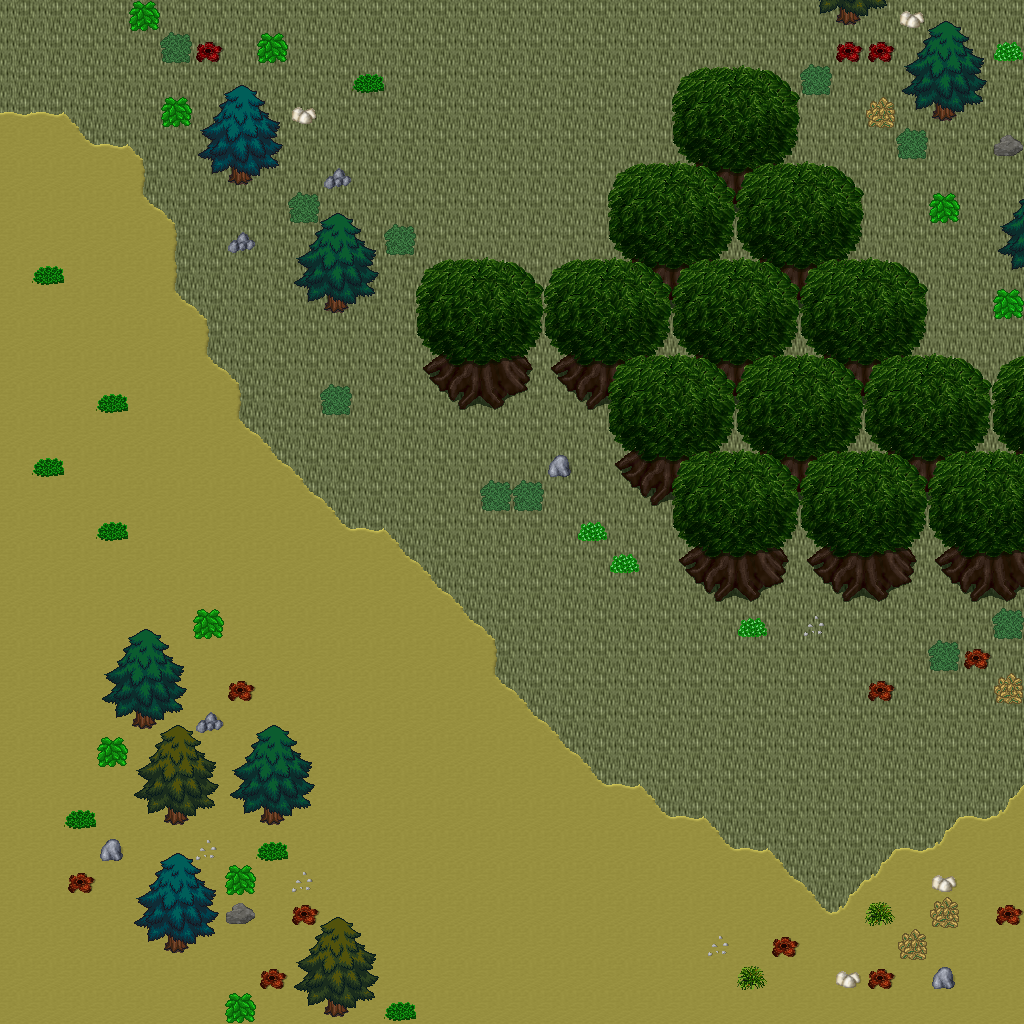

Rendered tile map (Tiled .tmx) drawn with the repository's tilesets; below, a short description and the map source with its tile grids summarised:
An orthogonal 32x32 tile map with 32x32 px tiles, 5 tile layers (Ground, Objects, Objects2, Above, ...), 1 hidden layer not drawn, 23 tilesets.

<map version="1.10" tiledversion="1.11.0" orientation="orthogonal" renderorder="right-down" width="32" height="32" tilewidth="32" tileheight="32" infinite="0" nextlayerid="11" nextobjectid="1">
 <tileset firstgid="1" name="ground_ground" tilewidth="32" tileheight="32" tilecount="33" columns="3">
  <image source="../drawable/ground_ground.png" width="96" height="352" />
 </tileset>
 <tileset firstgid="34" name="ground_ridge_earth_dark" tilewidth="32" tileheight="32" tilecount="96" columns="12">
  <image source="../drawable/ground_ridge_earth_dark.png" width="384" height="256" />
 </tileset>
 <tileset firstgid="130" name="logic_collision" tilewidth="32" tileheight="32" tilecount="1" columns="1">
  <image source="../drawable/logic_collision.png" width="32" height="32" />
 </tileset>
 <tileset firstgid="131" name="logic_creature_animal" tilewidth="32" tileheight="32" tilecount="32" columns="8">
  <image source="../drawable/logic_creature_animal.png" width="256" height="128" />
 </tileset>
 <tileset firstgid="163" name="ground_earth_edges" tilewidth="32" tileheight="32" tilecount="18" columns="6">
  <image source="../drawable/ground_earth_edges.png" width="192" height="96" />
 </tileset>
 <tileset firstgid="181" name="plant_grasses" tilewidth="32" tileheight="32" tilecount="6" columns="3">
  <image source="../drawable/plant_grasses.png" width="96" height="64" />
 </tileset>
 <tileset firstgid="187" name="ground_earth_edges_yellowgreen" tilewidth="32" tileheight="32" tilecount="15" columns="5">
  <image source="../drawable/ground_earth_edges_yellowgreen.png" width="160" height="96" />
 </tileset>
 <tileset firstgid="202" name="ground_grass_corners" tilewidth="32" tileheight="32" tilecount="24" columns="6">
  <image source="../drawable/ground_grass_corners.png" width="192" height="128" />
 </tileset>
 <tileset firstgid="226" name="plant_tree_tree_darkgreen" tilewidth="32" tileheight="32" tilecount="88" columns="8">
  <image source="../drawable/plant_tree_tree_darkgreen.png" width="256" height="352" />
 </tileset>
 <tileset firstgid="314" name="plant_tree_evergreen" tilewidth="32" tileheight="32" tilecount="36" columns="3">
  <image source="../drawable/plant_tree_evergreen.png" width="96" height="384" />
 </tileset>
 <tileset firstgid="350" name="plant_bush_various_small" tilewidth="32" tileheight="32" tilecount="9" columns="3">
  <image source="../drawable/plant_bush_various_small.png" width="96" height="96" />
 </tileset>
 <tileset firstgid="359" name="plant_bush_bushes" tilewidth="32" tileheight="32" tilecount="10" columns="5">
  <image source="../drawable/plant_bush_bushes.png" width="160" height="64" />
 </tileset>
 <tileset firstgid="369" name="building_decoration_rocks" tilewidth="32" tileheight="32" tilecount="6" columns="3">
  <image source="../drawable/building_decoration_rocks.png" width="96" height="64" />
 </tileset>
 <tileset firstgid="375" name="ground_stonecircle" tilewidth="32" tileheight="32" tilecount="81" columns="9">
  <image source="../drawable/ground_stonecircle.png" width="288" height="288" />
 </tileset>
 <tileset firstgid="456" name="ground_rock_rocks" tilewidth="32" tileheight="32" tilecount="4" columns="2">
  <image source="../drawable/ground_rock_rocks.png" width="64" height="64" />
 </tileset>
 <tileset firstgid="460" name="building_decoration_orbpedestal" tilewidth="32" tileheight="32" tilecount="2" columns="1">
  <image source="../drawable/building_decoration_orbpedestal.png" width="32" height="64" />
 </tileset>
 <tileset firstgid="462" name="building_house_chalet" tilewidth="32" tileheight="32" tilecount="56" columns="7">
  <image source="../drawable/building_house_chalet.png" width="224" height="256" />
 </tileset>
 <tileset firstgid="518" name="building_tower_chalet" tilewidth="32" tileheight="32" tilecount="16" columns="2">
  <image source="../drawable/building_tower_chalet.png" width="64" height="256" />
 </tileset>
 <tileset firstgid="534" name="plant_bush_bush_pinks" tilewidth="32" tileheight="32" tilecount="4" columns="2">
  <image source="../drawable/plant_bush_bush_pinks.png" width="64" height="64" />
 </tileset>
 <tileset firstgid="538" name="ground_dry_grass" tilewidth="32" tileheight="32" tilecount="54" columns="9">
  <image source="../drawable/ground_dry_grass.png" width="288" height="192" />
 </tileset>
 <tileset firstgid="592" name="object_rock_pillars_stone" tilewidth="32" tileheight="32" tilecount="36" columns="6">
  <image source="../drawable/object_rock_pillars_stone.png" width="192" height="192" />
 </tileset>
 <tileset firstgid="628" name="building_door_brown_door" tilewidth="32" tileheight="32" tilecount="3" columns="1">
  <image source="../drawable/building_door_brown_door.png" width="32" height="96" />
 </tileset>
 <tileset firstgid="631" name="logic_creature_fowl" tilewidth="32" tileheight="32" tilecount="6" columns="6">
  <image source="../drawable/logic_creature_fowl.png" width="192" height="32" />
 </tileset>
 <layer id="1" name="Ground" width="32" height="32">
  <data>[1024 cells, 1024 non-empty, 2 distinct tile ids]</data>
 </layer>
 <layer id="2" name="Objects" width="32" height="32">
  <data>[1024 cells, 213 non-empty, 28 distinct tile ids]</data>
 </layer>
 <layer id="3" name="Objects2" width="32" height="32">
  <data>[1024 cells, 0 non-empty, 0 distinct tile ids]</data>
 </layer>
 <layer id="4" name="Above" width="32" height="32">
  <data>[1024 cells, 193 non-empty, 30 distinct tile ids]</data>
 </layer>
 <layer id="5" name="Above2" width="32" height="32">
  <data>[1024 cells, 74 non-empty, 14 distinct tile ids]</data>
 </layer>
 <layer id="6" name="Walkable" width="32" height="32" visible="0">
  <data>[1024 cells, 126 non-empty, 1 distinct tile ids]</data>
 </layer>
 <objectgroup id="7" name="Mapevents" />
 <objectgroup id="8" name="Spawn" />
 <objectgroup id="9" name="Keys" />
 <objectgroup id="10" name="Replace" />
</map>
